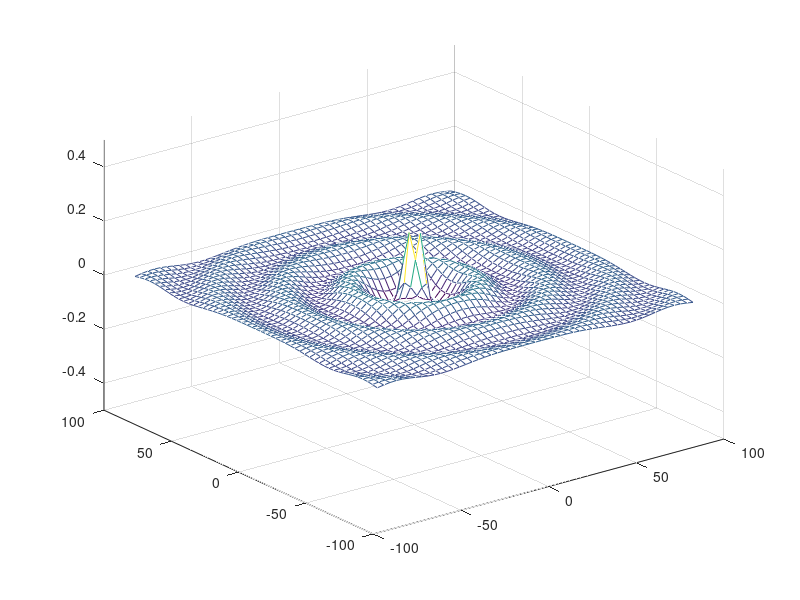

This chart was generated by the following MATLAB code:
% Fundamentos de Acústica Submarina 

clear all, close all 

quadros  =  36;
periodos =   6;
nx       =  51;

freq  =   50.0; T = 1.0/freq; w = 2.0*pi*freq;
c     = 1500.0;
k     = w/c;
% Comprimento de onda:
L     = 2.0*pi/k;
tmin  =  0;
tmax  =  T*periodos;
xmax  = 3.0*L;
x = linspace(-xmax,xmax,nx); y = x;

[X,Y] = meshgrid(x,y); 
R = sqrt( X.*X + Y.*Y );
R(24:26,24:26) = NaN; % evitar R = 0...

t = linspace(tmin,tmax,quadros);

% Animação:

for i = 1:quadros
figure(1)
f = k*R - w*t(i);
p = real( exp( 1i*f )./R );
mesh(x,y,p)
zlim([-0.5,0.5])
pause(0.1)
endfor

